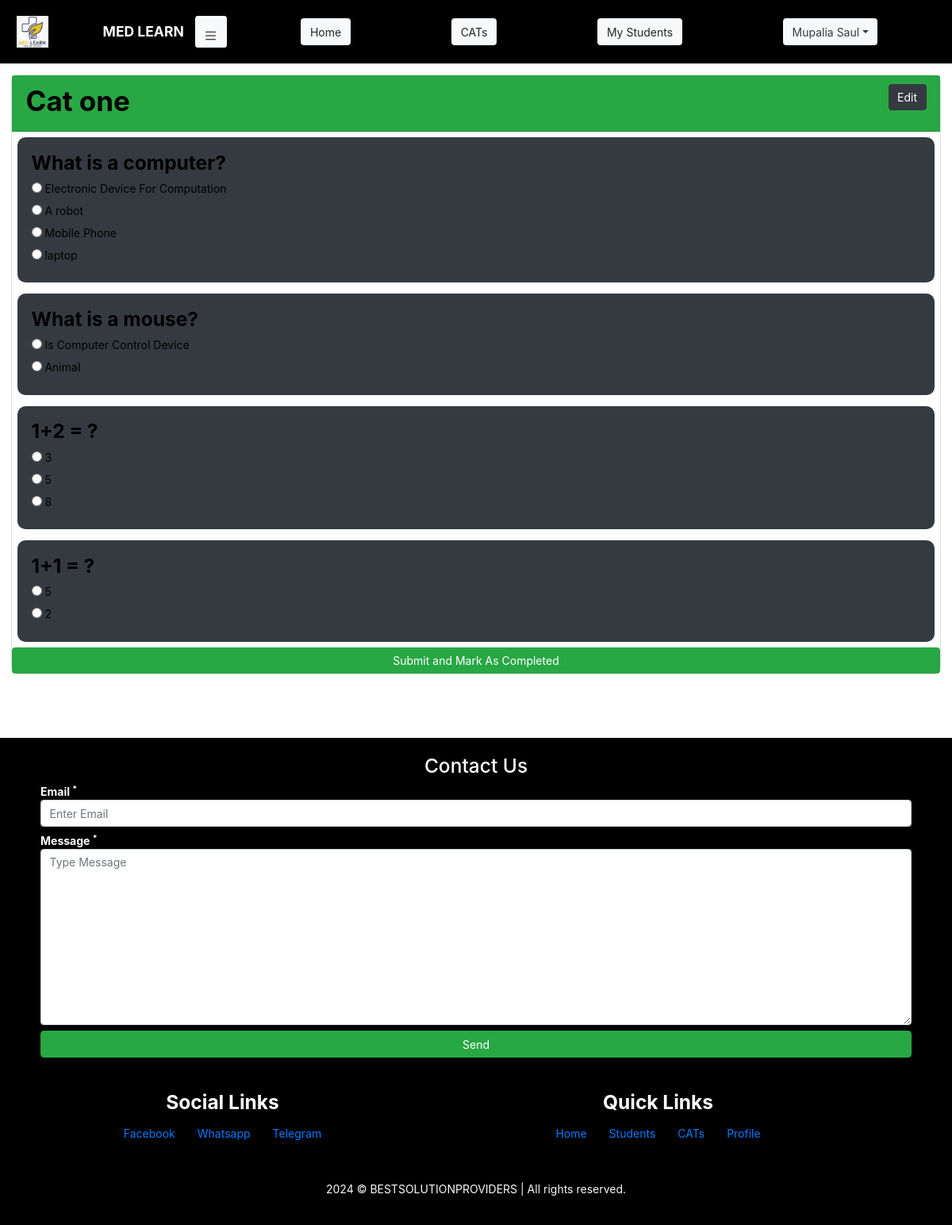
The app's page /Author/Cat/View/5 (signed in) with its own data.
### student/models.py (models this page shows, shortened)
class User(AbstractUser):
    phone = models.PositiveIntegerField(null=True, unique=True)
    are_you_a_student = models.BooleanField(default=True)

class Cat(models.Model):
    cat_id = models.CharField(max_length=100, null=True, unique=True)
    user = models.ForeignKey(User, null=True, on_delete=models.CASCADE)
    name = models.CharField(max_length=255, null=True, )
    start = models.DateTimeField(null=True)
    end = models.DateTimeField(null=True)
    is_published = models.BooleanField(default=False)

class Question(models.Model):
    cat = models.ForeignKey(Cat, null=True, on_delete=models.CASCADE)
    question = models.CharField(max_length=50, null=True, )

class Answer(models.Model):
    question = models.ForeignKey(Question, null=True, on_delete=models.CASCADE)
    answer = models.CharField(max_length=50, null=True, )
    is_correct_answer = models.BooleanField(default=False)

### author/views.py (the view)
# urls.py: path('Cat/View/<pk>', views.cat_view, name='cat-view-url'),
@login_required(login_url='home-url')
def cat_view(request, pk):
    user = User.objects.get(id=request.user.id)
    if not user.are_you_a_student:
        try:
            cat = Cat.objects.get(id=pk)
            questions = Question.objects.filter(cat=cat)
            answers = Answer.objects.all()
            user_responses = Response.objects.filter(
                user=request.user,
            )
            context = {
                'cat': cat,
                'questions': questions,
                'answers': answers,
                'responses': user_responses
            }
            return render(request, 'cat/cat_view.html', context)
        except Cat.DoesNotExist:
            messages.error(request, "Cat not available")
            return redirect('cat-home-url')
    else:
        messages.error(request, "Logged in as Student!")
        return redirect('student-dashboard-url')

### templates/cat/cat_view.html (shortened to what this page needs)
{% load static %}
<!DOCTYPE html>
<html lang="en">
<head>
    <link rel="stylesheet" href="{% static 'css/global.css' %}">
    <link rel="stylesheet" href="{% static 'css/exams.css' %}">
    <link rel="stylesheet" href="{% static 'bootstrap/css/bootstrap.css' %}">
</head>
<body>
{% include 'author/header.html' %}
<section class="cat-main p-3">
    <div class="card">
        <div class="card-header bg-success">
            <h1>
                {{ cat.name }}
                <a href="{% url 'cat-edit-url' cat.id %}"
                   class="float-right btn btn-dark text-white">Edit</a>
            </h1>
        </div>
        {% for question in questions %}
            <div class="card-body bg-dark m-2">
                <h3>{{ question.question }}</h3>
                <form id="form-{{ question.id }}" class="w-100" method="post">
                    {% for answer in answers %}
                        {% if answer.question == question %}
                            <label for="answer">
                                <input
                                        type="radio"
                                        value="{{ answer.id }}"
                                        name="answer-id"
                                >
                                {{ answer.answer }}
                            </label> <br>
                        {% endif %}
                    {% endfor %}
                </form>
            </div>
        {% endfor %}
        <button class="btn btn-success">Submit and Mark As Completed</button>
    </div>
</section>
{% include 'footer.html' %}
</body>
</html>

### templates/author/header.html (shortened to what this page needs)
{% load static %}
<link rel="stylesheet" href="{% static 'css/student-nav.css' %}">
{% if request.user.is_authenticated %}
<section id="header" class="header d-flex">
    <nav id="nav-horizontal" class="nav-horizontal pl-4 row">
        <div id="nav-horizontal-logo-brand-holder" class="logo-nav-brand-holder col-sm-12 col-md-3 d-flex ">
            <img class="logo" src="{% static 'images/logo.jpg' %}" alt="" sizes="" srcset="">
            <p class="navbar-brand flex-grow-1 pr-3">MED LEARN</p>
            <button id="nav-vertical-show-toggler" class="nav-toggler btn btn-light">
                <img class="w-100" src="{% static 'images/bar.svg' %}" alt="MENU">
            </button>
        </div>
        <div class="nav-items-horizontal col-sm-12 col-md-9 d-flex">
            <ul class="list-unstyled d-flex w-100">
                <li>
                    <a class="btn btn-light" href="{% url 'author-dashboard-url' %}">Home</a>
                </li>
                <li>
                    <a class="btn btn-light" href="{% url 'cat-home-url' %}">CATs</a>
                </li>
                <li>
                    <a class="btn btn-light" href="">My Students</a>
                </li>
                <li class=" dropdown">
                    <a class="dropdown-toggle btn btn-light text-dark" role="button" data-toggle="dropdown" aria-expanded="false">{{ request.user.last_name }} {{ request.user.first_name }}</a>
                </li>
            </ul>
        </div>
    </nav>
</section>
{% endif %}

### static/css/global.css (style rules this page uses)
* { margin: 0; padding: 0; font-style: normal; font-size: 14px; }

### static/css/exams.css (style rules this page uses)
.cat-main { height: 100vh; overflow: auto; }
.cat-main .card { width: 100%; background-color: white; color: black; border-radius: 10px; }
.cat-main .card .card-header h1 { font-weight: bolder; }
.cat-main .card .card-body { border-radius: 10px; }
.cat-main .card .card-body h3 { font-weight: bolder; }

### static/css/student-nav.css (style rules this page uses)
.header { width: 100vw; background-color: black; }
.nav-toggler { width: 40px; height: 40px; margin: auto; border: none; display: flex; }
.nav-toggler img { width: 100%; height: 100%; margin: auto; }
.header .nav-horizontal { min-height: 10vh; width: 100vw; }
.header .nav-horizontal .logo-nav-brand-holder img { width: 40px; height: 40px; margin: auto; }
.header .nav-horizontal .logo-nav-brand-holder p { text-align: right; margin: auto; color: white; font-weight: bolder; border-right: 20px; }
.header .nav-horizontal .nav-items-horizontal ul { height: 100%; }
.header .nav-horizontal .nav-items-horizontal ul li { width: fit-content; margin: auto; text-align: right; }

### records on screen
User: user.last_name "Mupalia", user.first_name "Saul"
Cat: name "Cat one"
Question: question "What is a computer?"
Answer: answer "Electronic Device For Computation"
Answer: answer "A robot"
Answer: answer "Mobile Phone"
Answer: answer "laptop"
Question: question "What is a mouse?"
Answer: answer "Is Computer Control Device"
Answer: answer "Animal"
Question: question "1+2 = ?"
Answer: answer "3"
Answer: answer "5"
Answer: answer "8"
Question: question "1+1 = ?"
Answer: answer "5"
Answer: answer "2"
